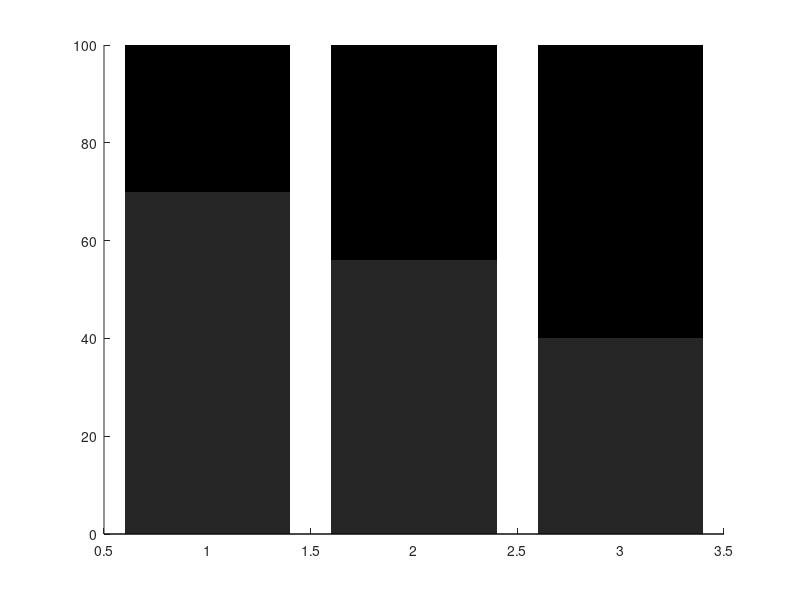

This chart was generated by the following MATLAB code: (Note: this script raises an error after producing the figure.)

close all
addpath("hatchfill2_r8/")

% Data

% Stacked bars data. Should add to 100%
dc = [70, 56, 40];
wct = [30, 44, 60];
% Overlay bar over dc. Should be less or equal to dc
dc_wct = [30, 10, 5];

% Normalize to make the sum of each stack equal to 100%
total = dc + wct; 
dc = dc ./ total * 100;
wct = wct ./ total * 100;
dc_wct = dc_wct ./ total * 100;

% Colors for bars
dcColor = [0.2, 0.6, 0.8]; % Blue for dc
wctColor = [0.9, 0.6, 0.2]; % Orange for wct

% Create the stacked bar plot
figure;
hold on;

% Bar positions
x = 1:length(dc);

% Plot stacked bars
bar(x, [dc; wct]', 'stacked', 'EdgeColor', 'none', 'FaceColor', 'flat');

% Customize bar colors
hBars = get(gca, 'Children');
hBars(1).FaceColor = 'flat'; % WCT layer
hBars(1).CData = repmat(wctColor, length(x), 1);
hBars(2).FaceColor = 'flat'; % DC layer
hBars(2).CData = repmat(dcColor, length(x), 1);

% Overlay dashed-filled bars for dc_wct
for i = 1:length(dc)
    % Define the coordinates for the patch
    x0 = x(i) - 0.4; % Left edge of the bar
    width = 0.8; % Width of the bar
    y0 = dc(i) - dc_wct(i); % Bottom edge of the overlay
    height = dc_wct(i); % Height of the overlay
    
    % Define the vertices of the patch
    x_vertices = [x0, x0 + width, x0 + width, x0];
    y_vertices = [y0, y0, y0 + height, y0 + height];
    
    % Create the patch
    p = patch(x_vertices, y_vertices, 'w', 'EdgeColor', wctColor, ...
              'LineStyle', '--', 'LineWidth', 3, 'FaceColor', 'none');
    
    % Apply the hatch fill
    hatchfill2(p, 'single', 'HatchAngle', 45, 'hatchcolor', wctColor, 'HatchLineWidth', 2);
end

% Adjust axis
ylim([0, 100]);
xlabel('Categories');
ylabel('Percentage (%)');
xticks(x);
xticklabels({'A', 'B', 'C'}); % Customize x-axis labels
legend({'DC', 'WCT'}, 'Location', 'northwest');
title('Normalized Stacked Bar Plot with Hatched Overlay');

hold off;
